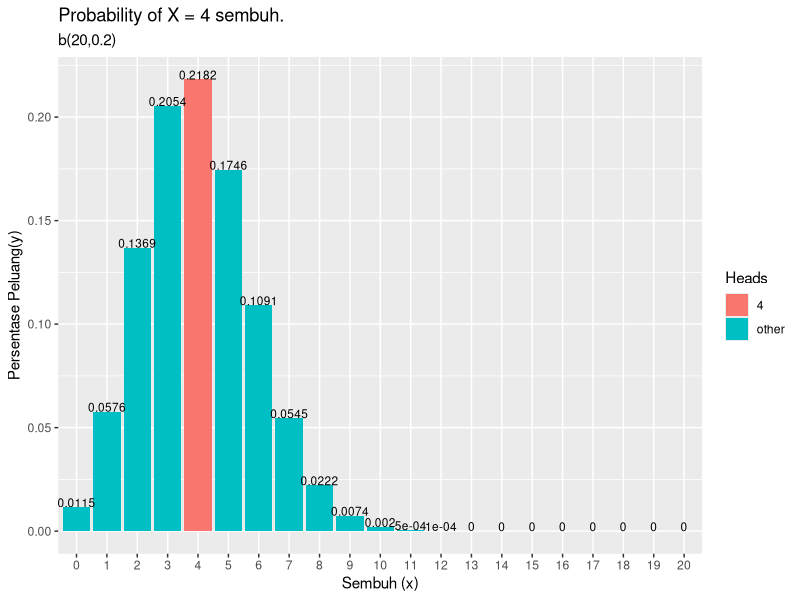

Here is the R script that generated this plot:
#2.Terdapat 20 pasien menderita Covid-19 dengan peluang sembuh 0.2 tentukan:
#a. Peluang terdapat 4 pasien yang sembuh 
  dbinom(4,20,0.2)

#b. Histogram berdasarkan kasus tersebut 
  library(dplyr)
  library(ggplot2)
  #library(scales)
  
  data.frame(heads = 0:20, prob = dbinom(x = 0:20, size = 20, prob = 0.2)) %>%
    mutate(Heads = ifelse(heads == 4, "4", "other")) %>%
    ggplot(aes(x = factor(heads), y = prob, fill = Heads)) +
    geom_col() +
    geom_text(
      aes(label = round(prob,4), y = prob),
      position = position_dodge(0.9),
      size = 3,
      vjust = 0
    ) +
    labs(title = "Probability of X = 4 sembuh.",
         subtitle = "b(20,0.2)",
         x = "Sembuh (x)",
         y = "Persentase Peluang(y)")
 
#c.Nilai rataan dan varian dari Distribusi Binomial
  #rataan
  n=20
  p=0.2
  rataan=n*p
  rataan
  
  #varians
  n=20
  p=0.2
  q=0.8
  varian=n*p*q
  varian
  
  
  
